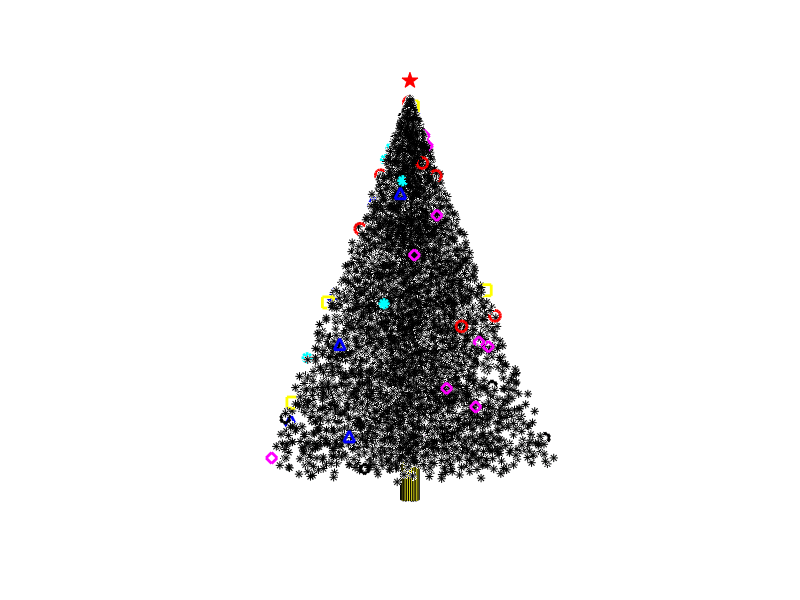

MATLAB code for this plot: (Note: this script raises an error after producing the figure.)
%% merry christmas
figure, hold on, N = 6^5; c = 50; k = randi(6,c,1); l = randperm(N,c);
q = @(x) rand(N,1); a = q()*2*pi; z=q(); r = .4*(1-z); t = q()
x = r.*cos(a); y = r.*sin(a); 

% coloured shapes/deco
P = {'ro','ys','md','b^','kh','c*'};

% plot christmas tree
scatter3(x.*t,y.*t,z,[],[zeros(N,1) (t.*r).^6 zeros(N,1)],'*')
% plot star
plot3(0,0,1.05,'rp','markers',12,'markerf','r')
% plot random deco
for i = 1:6
    L = l(k==i);
    plot3(x(L),y(L),z(L),P{i},'markers',8,'linew',2)
end
% plot tree stump
[X,Y,Z] = cylinder(.025,30);
surf(X,Y,-Z*.1)

% view sagittal
view(3, 9), axis equal off

% Initialize video
myVideo = VideoWriter('D:\temp\myXmasTree.avi'); %open video file
myVideo.FrameRate = 10;  %can adjust this, 5 - 10 usually works well
open(myVideo)

% add motion
for i = 1:9:c*9, 
    set(gca,'vie',[i,9]); 
    drawnow,    % force display to update immediately
    
    pause(0.01) % pause and grab frame
    frame = getframe(gcf); % get frame
    writeVideo(myVideo, frame);
end
close(myVideo)
